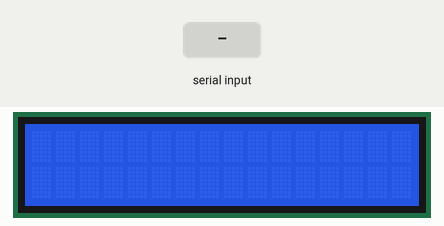
Recording of a sketch running on a simulated Arduino Nano, built with avr-gcc and run on an emulated ATmega328P. Parts: 16×2 character LCD. Inputs (shaded band) come from the test bench.

Above: at 1.2 s.
1.3 s: "1" received over the second serial link
At 1.8 s:
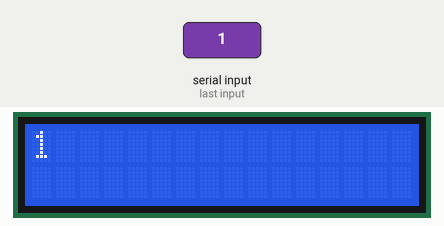
2.8 s: "0" received over the second serial link
At 4.0 s:
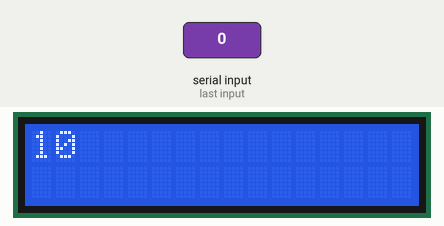
4.3 s: "2" received over the second serial link
At 5.3 s:
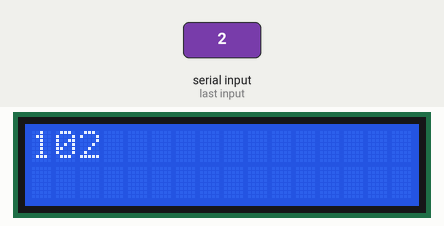
Timing chart, 0 to 7.3 s (numbered marks = the images above; inputs shaded):
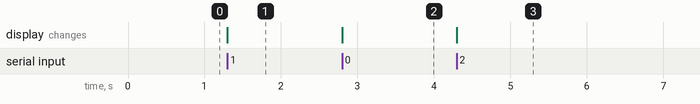

The sketch:

Arduino_UART_PIC.ino
```cpp
/* Arduino_UART_PIC
 *
 * Author: Tyler Gamvrelis
 * Date: August 29, 2017 4:51 PM
 * Description: Sample program for arbitrary information exchange between
 *              the main PIC and the Arduino Nano
 * Preconditions:
 *   1.  Main PIC uses hardware UART
 *   2.  Arduino Nano uses software UART
 *   3.  The Co-processor is not driving lines on the UART bus (e.g. the UART jumpers are removed
 *   4.  The character LCD is in an Arduino Nano socket
 *   5.  PIC-Arduino link switches are enabled (ON) for D0 of the Arduino (the RX pin).
 *       However, make sure that neither of D0 and D1 are enabled (ON) while programming the Arduino Nano
 */

/* Includes. */
#include <SoftwareSerial.h>
#include <LiquidCrystal.h>

/* Read-only variables. */
static char arr[2]; // To hold received characters
const byte rxPin = 1;
const byte txPin = 0;
const int rs = 4, en = 5, d4 = 6, d5 = 7, d6 = 8, d7 = 9;

/* Set up objects. */
SoftwareSerial mySerial = SoftwareSerial(rxPin, txPin);
LiquidCrystal lcd(rs, en, d4, d5, d6, d7);

void setup() {
  /* Set up the LCD's number of columns and rows. */
  lcd.begin(16, 2);

  /* Configure pin modes for tx and rx. */
  pinMode(rxPin, INPUT);
  pinMode(txPin, OUTPUT);

  /* Open software serial port with baud rate = 9600. */
  mySerial.begin(9600);

  arr[1] = '\0'; // Terminate string so that it will print properly on the LCD
}

void loop() {
  /* Wait to receive the message from the main PIC. */
  while(mySerial.available() < 1){ continue; }

  /* Write received byte to the LCD using ASCII encoding.
   * The received byte can also be seen on your PC under
   * Tools -> Serial Monitor. */
  arr[0] = mySerial.read();
  lcd.print(arr);
}
```

Measured:
- after the input at 1.3 s, the display: changes at once (image 1)
- after the input at 2.8 s, the display: changes at once (image 2)
- after the input at 4.3 s, the display: changes at once (image 3)
